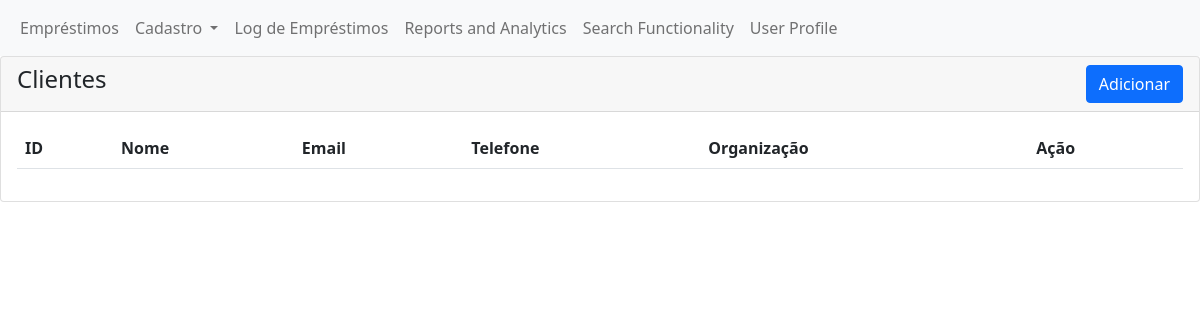
/dashboard/operations/client/manage_borrower.php (signed in), run on an earlier commit of the app's database.
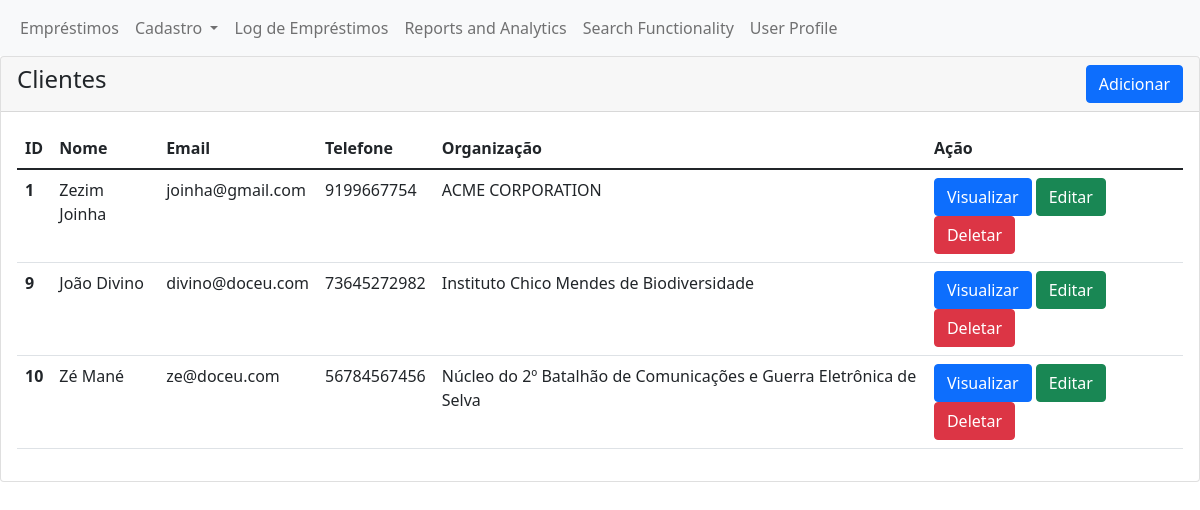
And on a later commit of the database.
### tables this page shows
CREATE TABLE `borrowers` (
  `id` int(11) NOT NULL,
  `name` varchar(100) NOT NULL,
  `email` varchar(100) DEFAULT NULL,
  `phone` varchar(20) DEFAULT NULL,
  `organization_id` int(11) DEFAULT NULL
);

CREATE TABLE `organization` (
  `id` int(11) NOT NULL,
  `name` varchar(100) NOT NULL,
  `acronym` varchar(15) DEFAULT NULL
);

### dashboard/operations/client/manage_borrower.php (the view, shortened to what this page needs)
<?php
require_once '../../../db/database.php';
?>
<!DOCTYPE html>
<html lang="en">
<head>
    <link href="https://cdn.jsdelivr.net/npm/bootstrap@5.1.3/dist/css/bootstrap.min.css" rel="stylesheet">
</head>
<body>
    <nav class="navbar navbar-expand-lg navbar-light bg-light">
        <div class="container-fluid">
            <div class="collapse navbar-collapse" id="navbarNavAltMarkup">
            <div class="navbar-nav">
                <a class="nav-link" href="../../transations/manage_borrow.php">Empréstimos</a>
                <div class="nav-item dropdown">
                    <a class="nav-link dropdown-toggle" href="#" id="cadastroDropdown" role="button" data-bs-toggle="dropdown" aria-expanded="false">
                        Cadastro
                    </a>
                </div>
                <a class="nav-link" href="#">Log de Empréstimos</a>
                <a class="nav-link" href="#">Reports and Analytics</a>
                <a class="nav-link" href="#">Search Functionality</a>
                <a class="nav-link" href="#">User Profile</a>
            </div>
            </div>
        </div>
    </nav>
    <div class="row">
    <div class="col-md-12">
        <div class="card">
            <div class="card-header">
                <h4>Clientes
                    <a href="form_add_borr.php" class="btn btn-primary float-end">Adicionar</a>
                </h4>
            </div>
            <div class="card-body">
                <table class="table">
                    <thead>
                        <tr>
                            <th scope="col">ID</th>
                            <th scope="col">Nome</th>
                            <th scope="col">Email</th>
                            <th scope="col">Telefone</th>
                            <th scope="col">Organização</th>
                            <th scope="col">Ação</th>
                        </tr>
                    </thead>
                    <tbody>
                        <?php
                        $sql = "SELECT borrowers.*, organization.name AS organization_name FROM borrowers
                                INNER JOIN organization ON borrowers.organization_id = organization.id";
                        $result = mysqli_query($conn, $sql);
                        while ($row = mysqli_fetch_assoc($result)) {
                        ?>
                        <tr>
                            <th scope="row"><?php echo $row['id']; ?></th>
                            <td><?php echo $row['name']; ?></td>
                            <td><?php echo $row['email']; ?></td>
                            <td><?php echo $row['phone']; ?></td>
                            <td><?php echo $row['organization_name']; ?></td>
                            <td>
                                <a href="view_borrower.php?id=<?php echo $row['id']; ?>" class="btn btn-primary">Visualizar</a>
                                <a href="form_edit_borr.php?id=<?php echo $row['id']; ?>" class="btn btn-success">Editar</a>
                                <form action="delete_borrower.php" method="POST" style="display: inline-block;">
                                    <button type="submit" name="delete_data" class="btn btn-danger">Deletar</button>
                                </form>
                            </td>
                        </tr>
                        <?php
                        }
                        ?>
                    </tbody>
                </table>
            </div>
        </div>
    </div>
</div>
</body>
</html>

What changed in the data, as far as the page shows it:
now on this page (row edited): borrowers: id "1", name "Zezim Joinha", email "joinha@gmail.com", phone "9199667754", organization.name "ACME CORPORATION"
added borrowers: id "9", name "João Divino", email "divino@doceu.com", phone "73645272982", organization.name "Instituto Chico Mendes de Biodiversidade"
added borrowers: id "10", name "Zé Mané", email "ze@doceu.com", phone "56784567456", organization.name "Núcleo do 2º Batalhão de Comunicações e Guerra Eletrônica de Selva"
